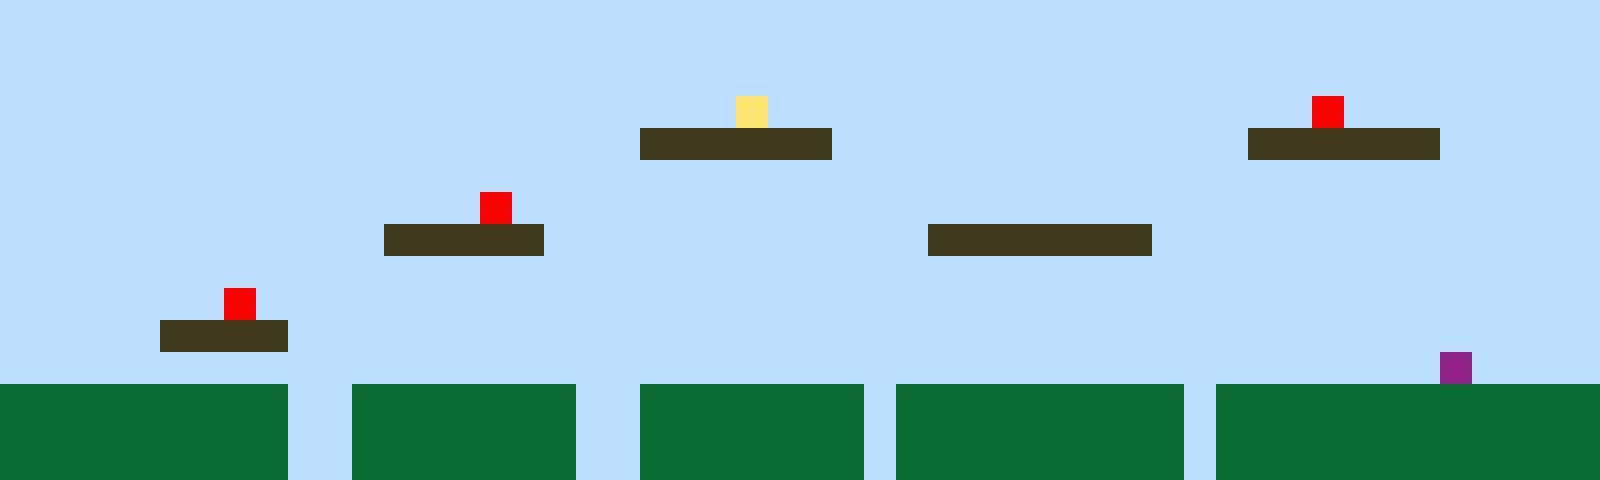

A 2D game scene composited from a Tiled map and its tileset images. What follows is a short description and the map's XML, with every tile layer's data as written:
An orthogonal 50x15 tile map with 32x32 px tiles, 1 tile layer (Tile Layer 1).

<map version="1.10" tiledversion="1.11.2" orientation="orthogonal" renderorder="right-up" width="50" height="15" tilewidth="32" tileheight="32" infinite="0" nextlayerid="2" nextobjectid="1"><editorsettings><export target="map1.csv" format="csv" /></editorsettings><tileset firstgid="1" name="sprites" tilewidth="32" tileheight="32" tilecount="6" columns="3"><image source="sprites.png" width="96" height="64" /></tileset><layer id="1" name="Tile Layer 1" width="50" height="15"><data encoding="csv">1,1,1,1,1,1,1,1,1,1,1,1,1,1,1,1,1,1,1,1,1,1,1,1,1,1,1,1,1,1,1,1,1,1,1,1,1,1,1,1,1,1,1,1,1,1,1,1,1,1,1,1,1,1,1,1,1,1,1,1,1,1,1,1,1,1,1,1,1,1,1,1,1,1,1,1,1,1,1,1,1,1,1,1,1,1,1,1,1,1,1,1,1,1,1,1,1,1,1,1,1,1,1,1,1,1,1,1,1,1,1,1,1,1,1,1,1,1,1,1,1,1,1,1,1,1,1,1,1,1,1,1,1,1,1,1,1,1,1,1,1,1,1,1,1,1,1,1,1,1,1,1,1,1,1,1,1,1,1,1,1,1,1,1,1,1,1,1,1,1,1,1,1,4,1,1,1,1,1,1,1,1,1,1,1,1,1,1,1,1,1,5,1,1,1,1,1,1,1,1,1,1,1,1,1,1,1,1,1,1,1,1,1,1,1,1,1,1,1,1,3,3,3,3,3,3,1,1,1,1,1,1,1,1,1,1,1,1,1,3,3,3,3,3,3,1,1,1,1,1,1,1,1,1,1,1,1,1,1,1,1,1,1,1,1,1,1,1,1,1,1,1,1,1,1,1,1,1,1,1,1,1,1,1,1,1,1,1,1,1,1,1,1,1,1,1,1,1,1,1,1,1,1,1,1,1,1,1,1,1,1,1,1,1,1,5,1,1,1,1,1,1,1,1,1,1,1,1,1,1,1,1,1,1,1,1,1,1,1,1,1,1,1,1,1,1,1,1,1,1,1,1,1,1,1,1,1,1,1,1,1,1,3,3,3,3,3,1,1,1,1,1,1,1,1,1,1,1,1,3,3,3,3,3,3,3,1,1,1,1,1,1,1,1,1,1,1,1,1,1,1,1,1,1,1,1,1,1,1,1,1,1,1,1,1,1,1,1,1,1,1,1,1,1,1,1,1,1,1,1,1,1,1,1,1,1,1,1,1,1,1,1,1,1,1,1,1,1,1,1,1,1,1,1,1,1,1,5,1,1,1,1,1,1,1,1,1,1,1,1,1,1,1,1,1,1,1,1,1,1,1,1,1,1,1,1,1,1,1,1,1,1,1,1,1,1,1,1,1,1,1,1,1,1,1,3,3,3,3,1,1,1,1,1,1,1,1,1,1,1,1,1,1,1,1,1,1,1,1,1,1,1,1,1,1,1,1,1,1,1,1,1,1,1,1,1,1,1,1,1,1,1,1,1,1,1,1,1,1,1,1,1,1,1,1,1,1,1,1,1,1,1,1,1,1,1,1,1,1,1,1,1,1,1,1,1,1,1,1,1,1,1,1,1,1,6,1,1,1,1,2,2,2,2,2,2,2,2,2,1,1,2,2,2,2,2,2,2,1,1,2,2,2,2,2,2,2,1,2,2,2,2,2,2,2,2,2,1,2,2,2,2,2,2,2,2,2,2,2,2,2,2,2,2,2,2,2,2,2,1,1,2,2,2,2,2,2,2,1,1,2,2,2,2,2,2,2,1,2,2,2,2,2,2,2,2,2,1,2,2,2,2,2,2,2,2,2,2,2,2,2,2,2,2,2,2,2,2,2,1,1,2,2,2,2,2,2,2,1,1,2,2,2,2,2,2,2,1,2,2,2,2,2,2,2,2,2,1,2,2,2,2,2,2,2,2,2,2,2,2</data></layer></map>
